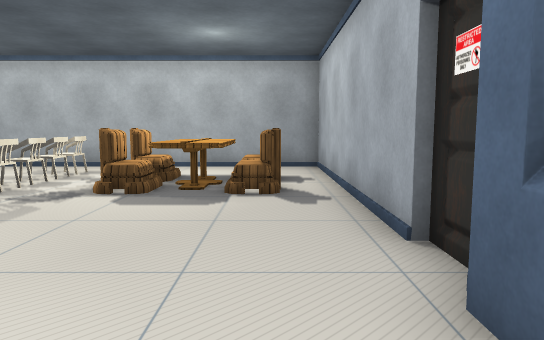
view 1 (above)

13 first-person views from a walk through a scene from a Unity 3-D project. The camera is 1.2 m above the floor, tilts 6° down and sees 70° across. The floor is counted in squares, 1 m on a side. Each view is taken from the middle of a square. On the plan, view 1 faces up. The plan holds only what a view shows up to about 15 squares ahead; the rest is blank. The place goes on beyond the plan. The player character is not drawn. Some animated figures are left out. Door leaves are left out, so doorways stand open. Some surface patterns are stand-ins.

view 2
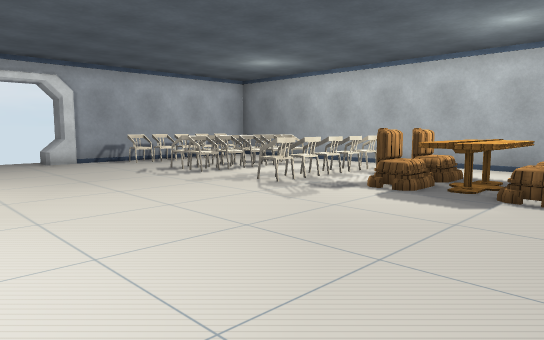

view 3
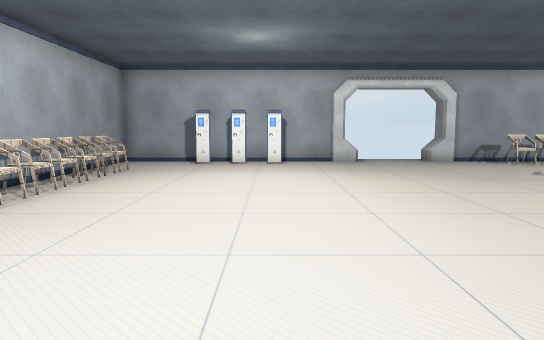

view 4
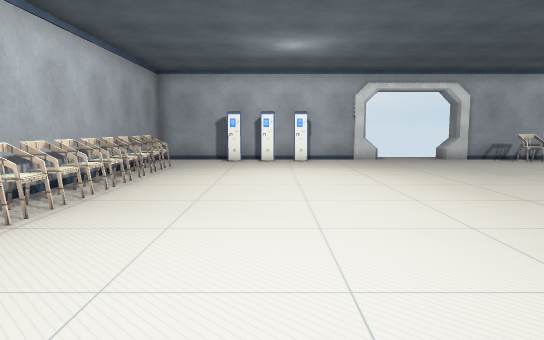

view 5
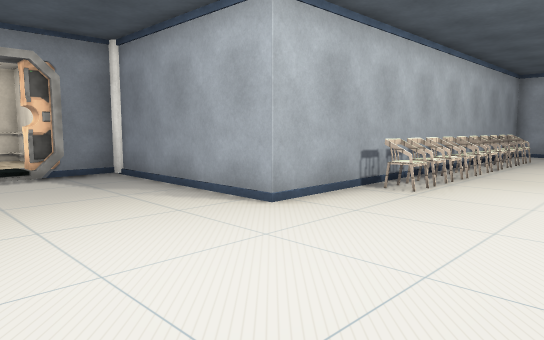

view 6
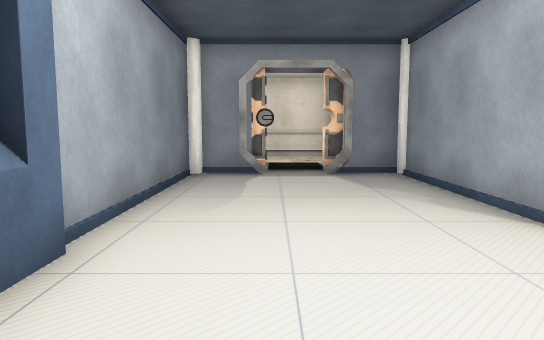

view 7
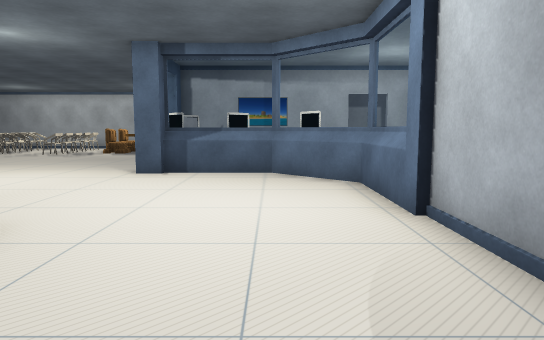

view 8
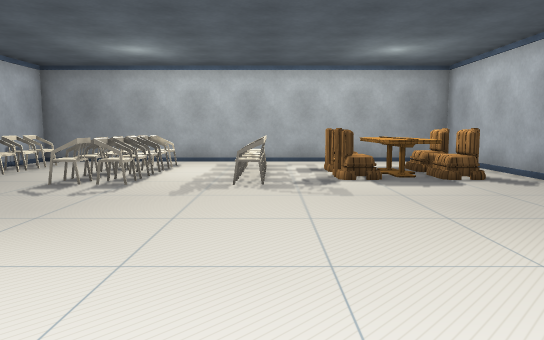

view 9
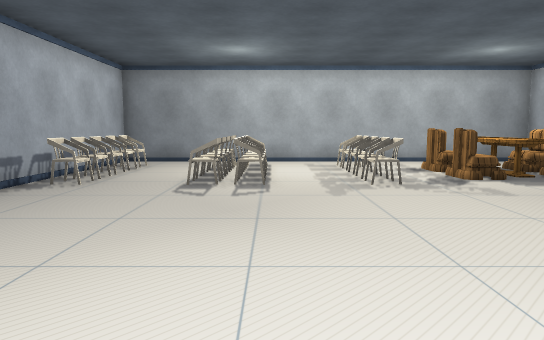

view 10
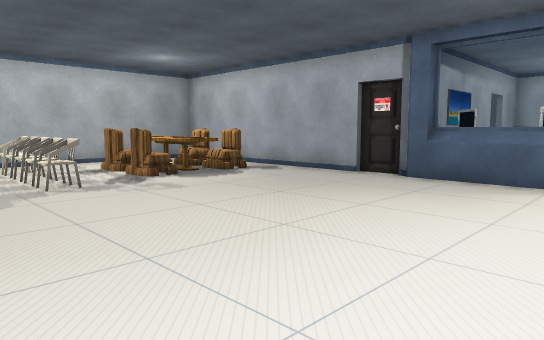

view 11
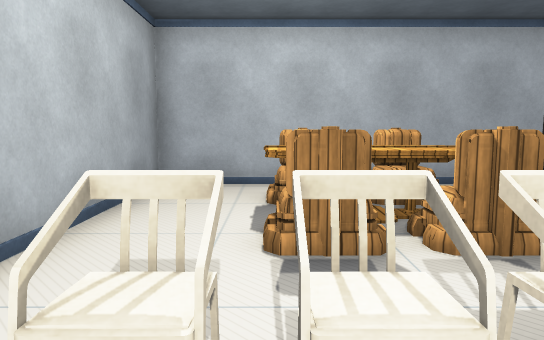

view 12
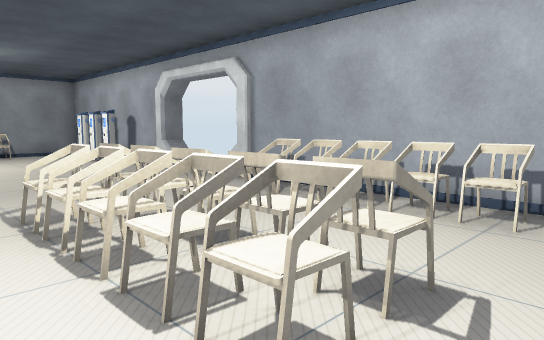

view 13
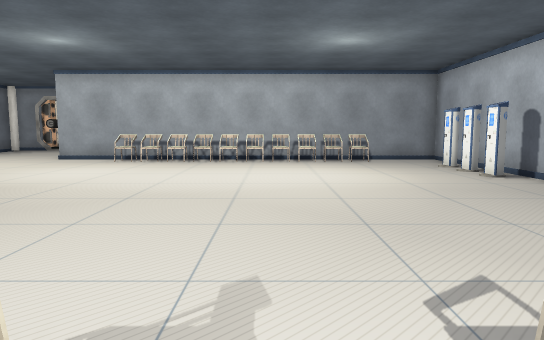

### Floor plan
Key: @ floor where view 1 was taken; # wall or solid block; . floor; D open door; = window, fence, low wall or low ledge; ^ raised ledge; T table; O other object.
Columns run from 14 left of view 1 to 7 right of it. Each row starts with its distance up from view 1.
 13 #################
 12 #...............#
 11 ##...=..........#
 10 ##=..^=.==.TTTT.#
  9 #^^.^^^.^..TTTT.#
  8 #^^.^^^.^..TTTT.#
  7 #^=.=^=.==.TTTT.#
  6 #...............#
  5 #...............#
  4 D...............#
  3 D...............#
  2 D...............  ####
  1 D...............
  0 ##............@.
 -1  #..............#####
 -2  #..................#
 -3  #...................#
 -4  #...................#
 -5  #...................#
 -6  #...................#
 -7  #..==#=======.......#
 -8  ###############.....#
 -9                #.....#
-10                #.....#
-11                #.....#
-12                #.....#
-13                #.....#
-14                 OOOO##

Positions as (right, up) in squares from view 1, and headings:
1: (0, 0), facing up
2: (1, 0), facing up-left
3: (1, -2), facing left
4: (2, -3), facing left
5: (6, -3), facing down-left
6: (5, -3), facing down
7: (5, -12), facing up
8: (-5, -2), facing up
9: (-8, -2), facing up
10: (-8, -2), facing up-right
11: (-7, 10), facing right
12: (-7, 12), facing down-left
13: (-7, 8), facing down
